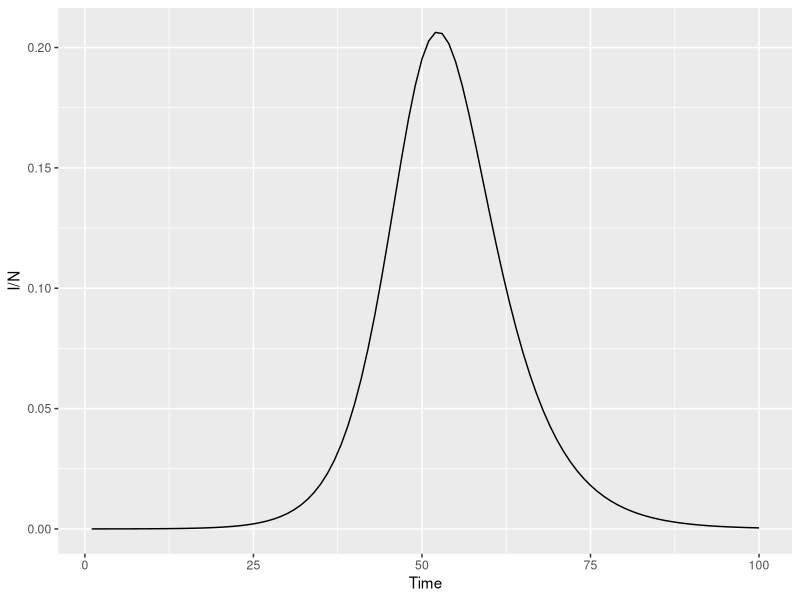
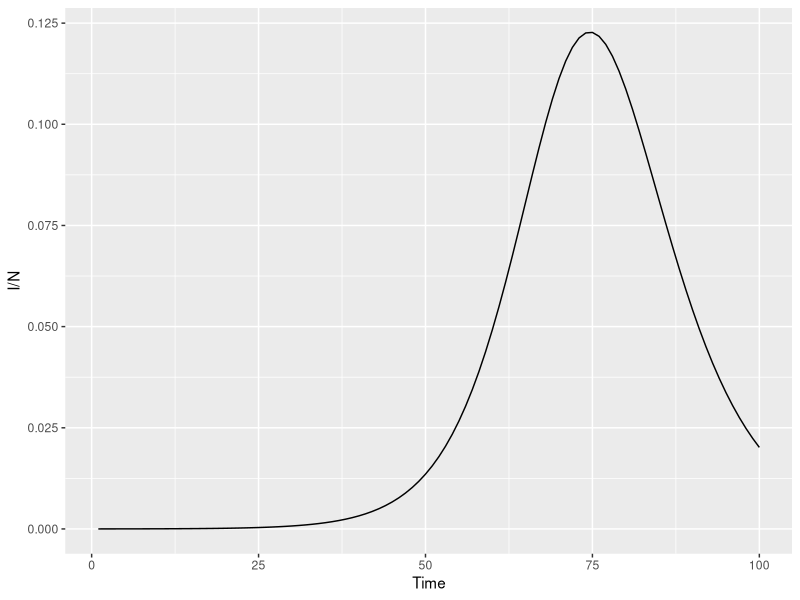

R code for these plots, in order:
## ---- chunk 1
library(tidyverse)
num <- 40
X <- numeric(num)
K <- 100
r <- 2.6
X[1] <- 40
for (i in 2:num) {
  X[i] <- X[i - 1] + ( r*X[i - 1]* (
    1 - ( X[i - 1] /K)) )
}
Xdat <- data.frame(X, time = 1:num)
## ---- chunk 2
X <- numeric(3)
X[1] <- 3
for(i in 2:3){
  X[i] <- X[i - 1] + 2
}
X

## ---- chunk 3
num <- 100
N <- 1e6
S <- numeric(num)
S[1] <- N
I <- numeric(num)
I[1] <- 10
nI <- numeric(num)
Beta <- 4.5e-07
Measures <- 1
R <- numeric(num)
Gamma <- 1/5
## ---- chunk 4
for(i in 2:num) {

nI[i] <- Beta*Measures * S[i -1] * I[i -1]

S[i] <- S[i - 1] - nI[i]

R[i] <- Gamma * I[i - 1]

I[i] <- I[i - 1] + nI[i] - R[i]

}
## ---- chunk 5
Time <- 1:num
SIR <- data.frame(S, I, nI, R, Time)
library(tidyverse)
## ---- chunk 6
ggplot(SIR, aes(x = Time, y = I/N)) +
  geom_line()
## ---- chunk 7
SIRfunc <- function(Measures = 1) {
  num <- 100
N <- 1e6
S <- numeric(num)
S[1] <- N
I <- numeric(num)
I[1] <- 10
nI <- numeric(num)
Beta <- 4.5e-07
#Measures <- 1
R <- numeric(num)
Gamma <- 1/5

for(i in 2:num) {

nI[i] <- Beta*Measures * S[i -1] * I[i -1]

S[i] <- S[i - 1] - nI[i]

R[i] <- Gamma * I[i - 1]

I[i] <- I[i - 1] + nI[i] - R[i]

}

Time <- 1:num
SIR <- data.frame(S, I, nI, R, Time)

library(tidyverse)

ggplot(SIR, aes(x = Time, 
                    y = I/N))  +
 geom_line()

}
## ---- chunk 8
SIRfunc(0.8)
